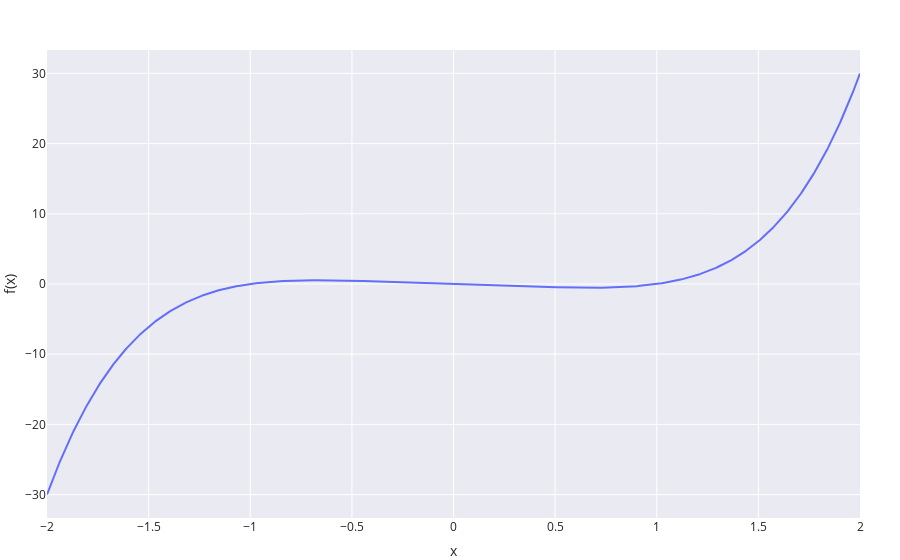

This figure's notebook cell:
### Markdown cell above
## Question 2.2

Sketch 𝑦=𝑥^5−𝑥

### Code cell
backend = spb.PB
x = sp.Symbol('x')
f = x**5-x
p = spb.plot( f, (x, -2, +2), backend=backend )
df = f.diff(x)

text_Q22 = [
    r'\textrm{Zeros of }' 
    rf'{sp.latex(f)} &= {sp.latex(sp.solveset(f, x))}' ,
    
    r'\textrm{Extrema of }' 
    rf'{sp.latex(f)} &= {sp.latex(sp.solveset(df, x))}' 
]

print_aligned_latex_equations(*text_Q22)

### Figure 1 — Plotly figure (JSON) as saved in the notebook; plotly's stock layout.template omitted (floating-point values rounded to 4 significant figures; data arrays with more than 128 entries replaced by an {"elided": "..."} marker saying what was removed)
{"data": [{"line": {"color": "#636EFA"}, "mode": "lines", "name": "x**5 - x", "showlegend": true, "type": "scatter", "x": {"elided": "1000 float values"}, "y": {"elided": "1000 float values"}}], "layout": {"margin": {"b": 0, "l": 0, "r": 40, "t": 50}, "polar": {"angularaxis": {"direction": "counterclockwise", "rotation": 0}}, "scene": {"aspectratio": {}, "camera": {}, "xaxis": {"showgrid": true, "title": {"text": "x"}, "visible": true, "zeroline": true}, "yaxis": {"showgrid": true, "title": {"text": "f(x)"}, "visible": true, "zeroline": true}, "zaxis": {"showgrid": true, "title": {"text": ""}, "visible": true, "zeroline": true}}, "showlegend": false, "title": {"text": "<b></b>", "x": 0.5}, "xaxis": {"constrain": "domain", "showgrid": true, "title": {"text": "x"}, "visible": true, "zeroline": true}, "yaxis": {"showgrid": true, "title": {"text": "f(x)"}, "visible": true, "zeroline": true}}}
